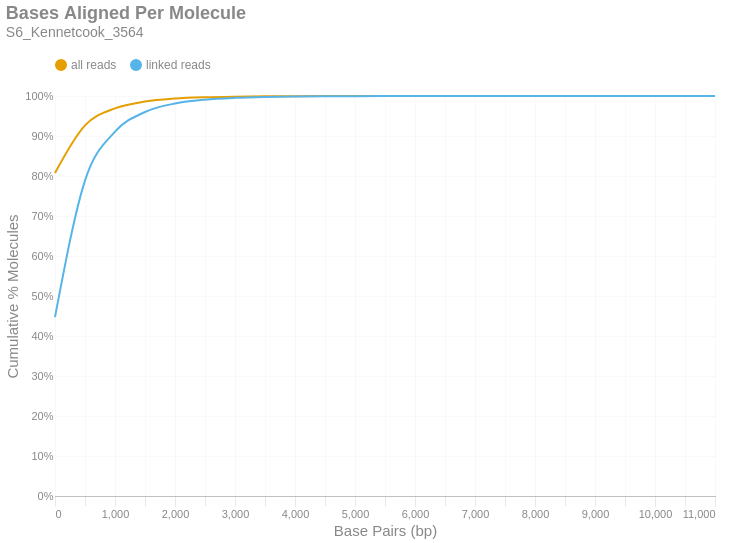

Notebook code for this chart:
### Markdown cell above
### Bases Aligned Per Molecule
This is a cumulative frequency distribution showing the number of base pairs aligned per unique molecule. These data are shown in 500 bp bins. There are two distributions: one with `all reads` (yellow) and another with only `linked reads` (blue). The percent of molecules in the `linked reads` distribution is relative to the total number of linked molecules.

### Code cell
if SKIPLR:
    print_html(f"Skipped")
else:
    binned_df = consolidated_hist(valids['aligned_bp'], mask, 500, True)
    with SafeRender(binned_df):
        (
            density_plot(binned_df, 'Bases Aligned Per Molecule', samplename, 'basesper')
            .encode(
                x=alt.X('bin:Q', title="Base Pairs (bp)").axis(tickMinStep=500).scale(padding=0),
                y=alt.Y('value:Q', title='Cumulative % Molecules')
                    .axis(format='%')
                    .scale(domain = [0,1])
                    .stack(False),
                color=alt.Color("key:N").scale(domain = ["all reads", "linked reads"]),
                tooltip = [
                    alt.Tooltip("key:N", title = "Data Type"),
                    alt.Tooltip("range_label:N", title="Bases Aligned Per Molecule"),
                    alt.Tooltip("value:Q", format = ".2%", title="% Molecules (Cum.)")
                ]
            )
        ).display()

### Figure 1 — Vega-Lite specification as saved in the notebook (floating-point values rounded to 4 significant figures)
{"width": "container", "height": 400, "config": {"title": {"anchor": "start", "dy": -15, "fontSize": 18, "color": "#888888", "subtitleColor": "#888888", "subtitleFontSize": 14}, "arc": {"fill": "#0072B2"}, "axis": {"domainColor": "#888888", "domainWidth": 0.5, "gridWidth": 0.2, "grid": false, "titleFontWeight": 400, "titleFontSize": 15, "labelFontSize": 11, "labelColor": "#888888", "tickColor": "#888888", "tickWidth": 0.2, "titleColor": "#888888"}, "axisBand": {"grid": false}, "axisX": {"grid": true, "tickSize": 10, "domainCap": "round"}, "axisY": {"domain": false, "grid": true, "tickSize": 0, "domainCap": "round"}, "background": "transparent", "header": {"labelFontSize": 15, "labelColor": "#888888", "titleFontSize": 15, "titleFontWeight": 600, "titleColor": "#888888"}, "legend": {"labelFont": "sans-serif", "labelFontSize": 12, "labelColor": "#888888", "symbolSize": 100, "symbolType": "circle", "titleFontSize": 12, "titlePadding": 10, "titleColor": "#888888", "title": null, "orient": "top"}, "range": {"category": ["#E69F00", "#56B4E9", "#009E73", "#F0E442", "#0072B2", "#D55E00", "#CC79A7", "#000000"], "diverging": ["#cfe8f3", "#a2d4ec", "#73bfe2", "#46abdb", "#1696d2", "#12719e"]}, "area": {"fill": "#0072B2", "fillOpacity": 0.7, "line": true, "strokeOpacity": 0.7}, "line": {"color": "#0072B2", "stroke": "#0072B2", "strokeWidth": 2}, "trail": {"color": "#0072B2", "stroke": "#0072B2", "strokeWidth": 0, "size": 1}, "point": {"filled": true, "fillOpacity": 1.0, "size": 95}, "text": {"color": "#888888", "fontSize": 11, "align": "right", "fontWeight": 400, "size": 11}, "bar": {"fill": "#0072B2", "stroke": null}, "view": {"stroke": null, "continuousWidth": 660, "continuousHeight": 400}}, "data": {"name": "data-e90aca3cb92fe031e2db1e874de49317"}, "mark": {"type": "line", "interpolate": "monotone", "point": {"opacity": 0, "size": 275}}, "encoding": {"color": {"field": "key", "scale": {"domain": ["all reads", "linked reads"]}, "type": "nominal"}, "tooltip": [{"field": "key", "title": "Data Type", "type": "nominal"}, {"field": "range_label", "title": "Bases Aligned Per Molecule", "type": "nominal"}, {"field": "value", "format": ".2%", "title": "% Molecules (Cum.)", "type": "quantitative"}], "x": {"axis": {"tickMinStep": 500}, "field": "bin", "scale": {"padding": 0}, "title": "Base Pairs (bp)", "type": "quantitative"}, "y": {"axis": {"format": "%"}, "field": "value", "scale": {"domain": [0, 1]}, "stack": false, "title": "Cumulative % Molecules", "type": "quantitative"}}, "params": [{"name": "param_c36ac31b6afebe62", "select": {"type": "point", "fields": ["key"]}, "bind": "legend"}], "title": {"text": "Bases Aligned Per Molecule", "subtitle": "S6_Kennetcook_3564"}, "transform": [{"fold": ["all reads (cumsum)", "linked reads (cumsum)"]}, {"calculate": "replace(datum.key, ' (cumsum)', '')", "as": "key"}, {"filter": {"param": "param_c36ac31b6afebe62"}}], "usermeta": {"embedOptions": {"downloadFileName": "S6_Kennetcook_3564.basesper"}}, "$schema": "https://vega.github.io/schema/vega-lite/v6.1.0.json", "datasets": {"data-e90aca3cb92fe031e2db1e874de49317": [{"bin": "0.0", "interval": "0.0-500.0", "all reads": 0.8075, "linked reads": 0.4472, "all reads (cumsum)": 0.8075, "linked reads (cumsum)": 0.4472, "range_label": "0-499"}, {"bin": "500.0", "interval": "500.0-1000.0", "all reads": 0.119, "linked reads": 0.3414, "all reads (cumsum)": 0.9265, "linked reads (cumsum)": 0.7885, "range_label": "500-999"}, {"bin": "1000.0", "interval": "1000.0-1500.0", "all reads": 0.04253, "linked reads": 0.1223, "all reads (cumsum)": 0.969, "linked reads (cumsum)": 0.9109, "range_label": "1000-1499"}, {"bin": "1500.0", "interval": "1500.0-2000.0", "all reads": 0.01708, "linked reads": 0.04914, "all reads (cumsum)": 0.9861, "linked reads (cumsum)": 0.96, "range_label": "1500-1999"}, {"bin": "2000.0", "interval": "2000.0-2500.0", "all reads": 0.00736, "linked reads": 0.02117, "all reads (cumsum)": 0.9935, "linked reads (cumsum)": 0.9812, "range_label": "2000-2499"}, {"bin": "2500.0", "interval": "2500.0-3000.0", "all reads": 0.003359, "linked reads": 0.009662, "all reads (cumsum)": 0.9968, "linked reads (cumsum)": 0.9908, "range_label": "2500-2999"}, {"bin": "3000.0", "interval": "3000.0-3500.0", "all reads": 0.00159, "linked reads": 0.004572, "all reads (cumsum)": 0.9984, "linked reads (cumsum)": 0.9954, "range_label": "3000-3499"}, {"bin": "3500.0", "interval": "3500.0-4000.0", "all reads": 0.0007887, "linked reads": 0.002269, "all reads (cumsum)": 0.9992, "linked reads (cumsum)": 0.9977, "range_label": "3500-3999"}, {"bin": "4000.0", "interval": "4000.0-4500.0", "all reads": 0.0003841, "linked reads": 0.001105, "all reads (cumsum)": 0.9996, "linked reads (cumsum)": 0.9988, "range_label": "4000-4499"}, {"bin": "4500.0", "interval": "4500.0-5000.0", "all reads": 0.0001971, "linked reads": 0.0005669, "all reads (cumsum)": 0.9998, "linked reads (cumsum)": 0.9994, "range_label": "4500-4999"}, {"bin": "5000.0", "interval": "5000.0-5500.0", "all reads": 0.0001084, "linked reads": 0.0003119, "all reads (cumsum)": 0.9999, "linked reads (cumsum)": 0.9997, "range_label": "5000-5499"}, {"bin": "5500.0", "interval": "5500.0-6000.0", "all reads": 5.172e-05, "linked reads": 0.0001488, "all reads (cumsum)": 0.9999, "linked reads (cumsum)": 0.9998, "range_label": "5500-5999"}, {"bin": "6000.0", "interval": "6000.0-6500.0", "all reads": 2.315e-05, "linked reads": 6.659e-05, "all reads (cumsum)": 1.0, "linked reads (cumsum)": 0.9999, "range_label": "6000-6499"}, {"bin": "6500.0", "interval": "6500.0-7000.0", "all reads": 1.439e-05, "linked reads": 4.139e-05, "all reads (cumsum)": 1.0, "linked reads (cumsum)": 0.9999, "range_label": "6500-6999"}, {"bin": "7000.0", "interval": "7000.0-7500.0", "all reads": 1.022e-05, "linked reads": 2.939e-05, "all reads (cumsum)": 1.0, "linked reads (cumsum)": 1.0, "range_label": "7000-7499"}, {"bin": "7500.0", "interval": "7500.0-8000.0", "all reads": 6.256e-06, "linked reads": 1.8e-05, "all reads (cumsum)": 1.0, "linked reads (cumsum)": 1.0, "range_label": "7500-7999"}, {"bin": "8000.0", "interval": "8000.0-8500.0", "all reads": 4.379e-06, "linked reads": 1.26e-05, "all reads (cumsum)": 1.0, "linked reads (cumsum)": 1.0, "range_label": "8000-8499"}, {"bin": "8500.0", "interval": "8500.0-9000.0", "all reads": 1.043e-06, "linked reads": 2.999e-06, "all reads (cumsum)": 1.0, "linked reads (cumsum)": 1.0, "range_label": "8500-8999"}, {"bin": "9000.0", "interval": "9000.0-9500.0", "all reads": 1.043e-06, "linked reads": 2.999e-06, "all reads (cumsum)": 1.0, "linked reads (cumsum)": 1.0, "range_label": "9000-9499"}, {"bin": "9500.0", "interval": "9500.0-10000.0", "all reads": 4.171e-07, "linked reads": 1.2e-06, "all reads (cumsum)": 1.0, "linked reads (cumsum)": 1.0, "range_label": "9500-9999"}, {"bin": "10000.0", "interval": "10000.0-10500.0", "all reads": 2.085e-07, "linked reads": 5.999e-07, "all reads (cumsum)": 1.0, "linked reads (cumsum)": 1.0, "range_label": "10000-10499"}, {"bin": "10500.0", "interval": "10500.0-11000.0", "all reads": 2.085e-07, "linked reads": 5.999e-07, "all reads (cumsum)": 1.0, "linked reads (cumsum)": 1.0, "range_label": "10500-10999"}, {"bin": "11000.0", "interval": "11000.0-11500.0", "all reads": 2.085e-07, "linked reads": 5.999e-07, "all reads (cumsum)": 1.0, "linked reads (cumsum)": 1.0, "range_label": "11000-11499"}]}}
